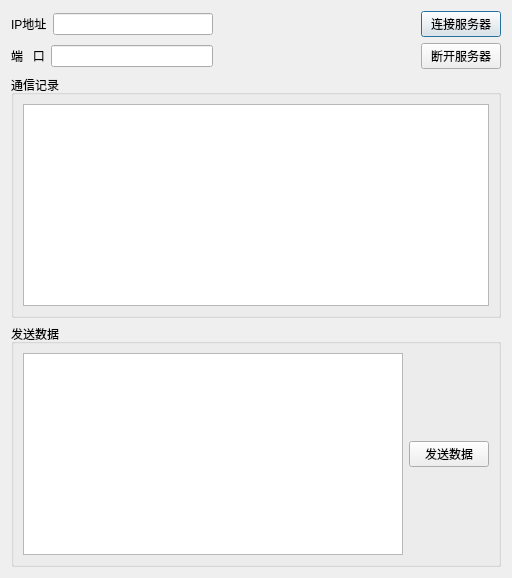
<?xml version="1.0" encoding="UTF-8"?>
<ui version="4.0">
 <class>Dialog</class>
 <widget class="QDialog" name="Dialog">
  <property name="geometry">
   <rect>
    <x>0</x>
    <y>0</y>
    <width>512</width>
    <height>578</height>
   </rect>
  </property>
  <property name="windowTitle">
   <string>Dialog</string>
  </property>
  <layout class="QVBoxLayout" name="verticalLayout">
   <item>
    <layout class="QHBoxLayout" name="horizontalLayout_2">
     <item>
      <layout class="QHBoxLayout" name="horizontalLayout">
       <item>
        <widget class="QLabel" name="label">
         <property name="text">
          <string>IP地址</string>
         </property>
        </widget>
       </item>
       <item>
        <widget class="QLineEdit" name="ipLineEdit"/>
       </item>
      </layout>
     </item>
     <item>
      <spacer name="horizontalSpacer">
       <property name="orientation">
        <enum>Qt::Horizontal</enum>
       </property>
       <property name="sizeHint" stdset="0">
        <size>
         <width>40</width>
         <height>20</height>
        </size>
       </property>
      </spacer>
     </item>
     <item>
      <widget class="QPushButton" name="connectPushButton">
       <property name="text">
        <string>连接服务器</string>
       </property>
      </widget>
     </item>
    </layout>
   </item>
   <item>
    <layout class="QHBoxLayout" name="horizontalLayout_4">
     <item>
      <layout class="QHBoxLayout" name="horizontalLayout_3">
       <item>
        <widget class="QLabel" name="label_2">
         <property name="text">
          <string>端   口</string>
         </property>
        </widget>
       </item>
       <item>
        <widget class="QLineEdit" name="portLineEdit"/>
       </item>
      </layout>
     </item>
     <item>
      <spacer name="horizontalSpacer_2">
       <property name="orientation">
        <enum>Qt::Horizontal</enum>
       </property>
       <property name="sizeHint" stdset="0">
        <size>
         <width>141</width>
         <height>23</height>
        </size>
       </property>
      </spacer>
     </item>
     <item>
      <widget class="QPushButton" name="disconnectPushButton">
       <property name="text">
        <string>断开服务器</string>
       </property>
      </widget>
     </item>
    </layout>
   </item>
   <item>
    <widget class="QGroupBox" name="groupBox">
     <property name="title">
      <string>通信记录</string>
     </property>
     <layout class="QGridLayout" name="gridLayout">
      <item row="0" column="0">
       <widget class="QTextEdit" name="messageTextEdit"/>
      </item>
     </layout>
    </widget>
   </item>
   <item>
    <widget class="QGroupBox" name="groupBox_2">
     <property name="title">
      <string>发送数据</string>
     </property>
     <layout class="QGridLayout" name="gridLayout_2">
      <item row="0" column="0">
       <widget class="QTextEdit" name="sendInfoTextEdit"/>
      </item>
      <item row="0" column="1">
       <widget class="QPushButton" name="sendMessagepushButton">
        <property name="text">
         <string>发送数据</string>
        </property>
       </widget>
      </item>
     </layout>
    </widget>
   </item>
  </layout>
 </widget>
 <resources/>
 <connections/>
</ui>
